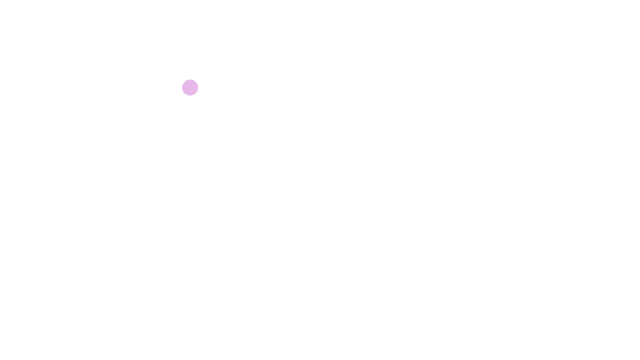
Frame 1 (no input)
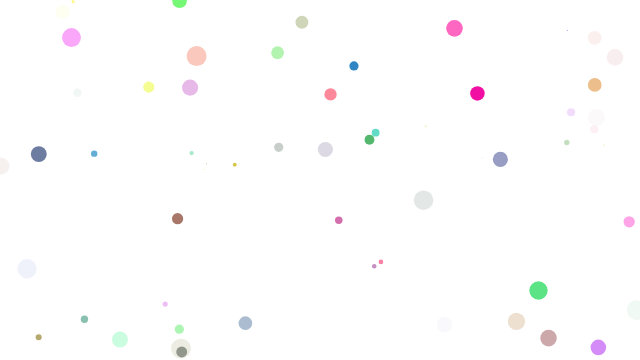
Frame 60 (no input)
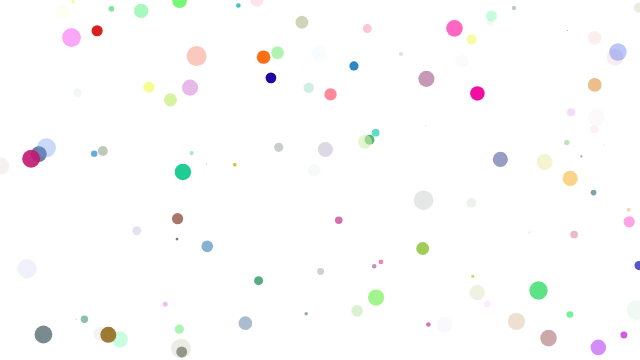
Frame 120 (the mouse pressed at the canvas centre since frame 60)

The p5.js sketch that drew these frames (run headless with seeded random() and noise() and a simulated clock; from frame 60 on, the mouse is pressed at the canvas centre):

// p5.js sketch
// ── sketch.js
// Learning Processing
// Daniel Shiffman
// http://www.learningprocessing.com

// Example 4-7: Filling variables with random values

var r;
var g;
var b;
var a;

var diam;
var x;
var y;

function setup() {
  createCanvas(640,360);
  background(255);
}

function draw() {
  // Each time through draw(), new random numbers are picked for a new ellipse.
  r = random(255);
  g = random(255);
  b = random(255);
  a = random(255);
  diam = random(20);
  x = random(width);
  y = random(height);
  
  // Use values to draw an ellipse
  noStroke();
  fill(r,g,b,a);
  ellipse(x,y,diam,diam);
}
